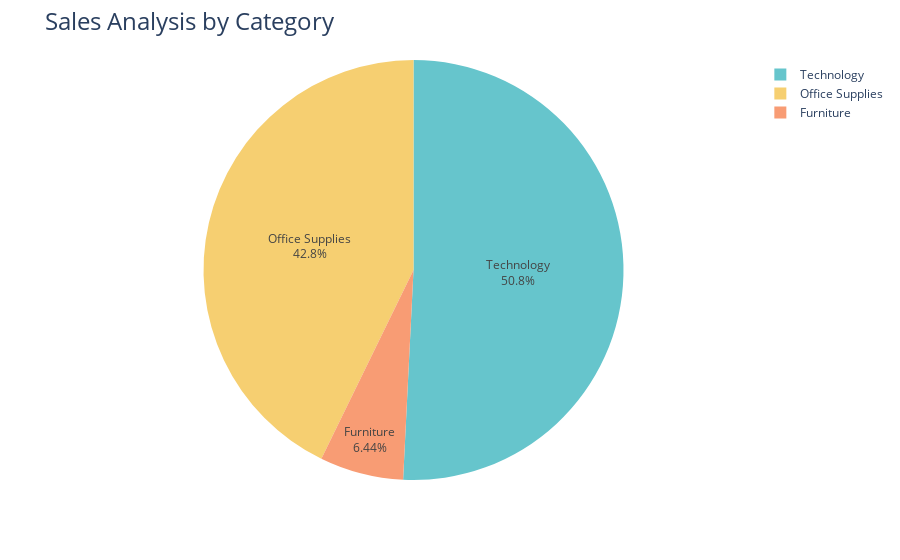

Write notebook code for a chart like this one.
### Code cell
fig = px.pie(profit_by_category, 
             values='Profit', 
             names='Category', 
             #hole=0.2, 
             color_discrete_sequence=px.colors.qualitative.Pastel)

 # to add text inside the chart
fig.update_traces(textposition='inside', textinfo='percent+label') 


fig.update_layout(title_text='Sales Analysis by Category', title_font=dict(size=24))

### Figure 1 — Plotly figure (JSON) as saved in the notebook; plotly's stock layout.template omitted (floating-point values rounded to 4 significant figures)
{"data": [{"domain": {"x": [0, 1], "y": [0, 1]}, "hovertemplate": "Category=%{label}<br>Profit=%{value}<extra></extra>", "labels": ["Furniture", "Office Supplies", "Technology"], "legendgroup": "", "name": "", "showlegend": true, "textinfo": "percent+label", "textposition": "inside", "type": "pie", "values": [18450.0, 122500.0, 145500.0]}], "layout": {"legend": {"tracegroupgap": 0}, "margin": {"t": 60}, "piecolorway": ["rgb(102, 197, 204)", "rgb(246, 207, 113)", "rgb(248, 156, 116)", "rgb(220, 176, 242)", "rgb(135, 197, 95)", "rgb(158, 185, 243)", "rgb(254, 136, 177)", "rgb(201, 219, 116)", "rgb(139, 224, 164)", "rgb(180, 151, 231)", "rgb(179, 179, 179)"], "title": {"font": {"size": 24}, "text": "Sales Analysis by Category"}}}
